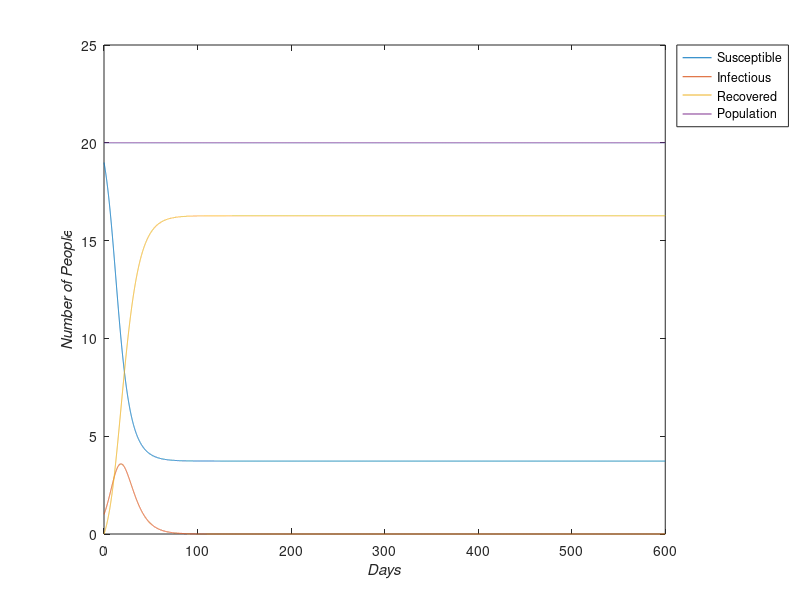

Source code (MATLAB):
%% Define parameters for the SIR model
b = 1/7; % Recovery rate is the rate at which infected individuals recover
a = 2*b; % Reproduction number times recovery rate is infection rate based on the reproduction number
N = 20; % Initial population size
I = 1;  % Initial number of infectious individuals
R = 0;  % Initial number of recovered individuals

S = N-I-R; % Initial number of susceptible individuals (total population minus infected and recovered)
tmax = 600; % Total time for the simulation in days
dt = 1/24; % Time step (1 hour, as there are 24 hours in a day)
clockmax = tmax/dt; % Total number of hours to run the simulation, based on the time step

%% Initialize storage arrays for results
tsave = zeros(clockmax,1);  % Store time points (in hours)
Ssave = zeros(clockmax,1);  % Store number of susceptible individuals over time
Isave = zeros(clockmax,1);  % Store number of infectious individuals over time
Rsave = zeros(clockmax,1);  % Store number of recovered individuals over time
Nsave = zeros(clockmax,1);  % Store total population (constant in this model) over time

%% Run the simulation loop
for clock = 1:clockmax
    t = clock*dt;  % Calculate the current time step (in hours)
    
    % Calculate the rate of infection (first term) and the rate of recovery (second term)
    first_term = a*S*(I/N);  % Infection rate is dependent on the number of susceptible and infected individuals
    second_term = b*I;      % Recovery rate is proportional to the number of infected individuals
    
    % Update the number of susceptible individuals (S)
    S = ((-1)*first_term)*dt + S;
    
    % Update the number of infected individuals (I)
    I = (first_term - second_term)*dt + I;
    
    % Update the number of recovered individuals (R)
    R = (second_term)*dt + R;
    
    % Update the total population (N) - in this model, N is constant
    N = S + I + R;
    
    % Store the results at each time step
    tsave(clock) = t;        % Store the current time
    Ssave(clock) = S;        % Store the current number of susceptible individuals
    Isave(clock) = I;        % Store the current number of infected individuals
    Rsave(clock) = R;        % Store the current number of recovered individuals
    Nsave(clock) = N;        % Store the current population (constant)
end

%% Plot the results
plot(tsave, Ssave, tsave, Isave, tsave, Rsave, tsave, Nsave)  % Plot each compartment (S, I, R, N) over time
legend('Susceptible','Infectious','Recovered', 'Population','Location','northeastoutside')  % Add a legend for clarity
xlabel('\it{Days}')  % Label the x-axis with 'Days' (since time is in hours, divided by 24 for days)
ylabel('\it{Number of People}')  % Label the y-axis to indicate the number of individuals in each group
